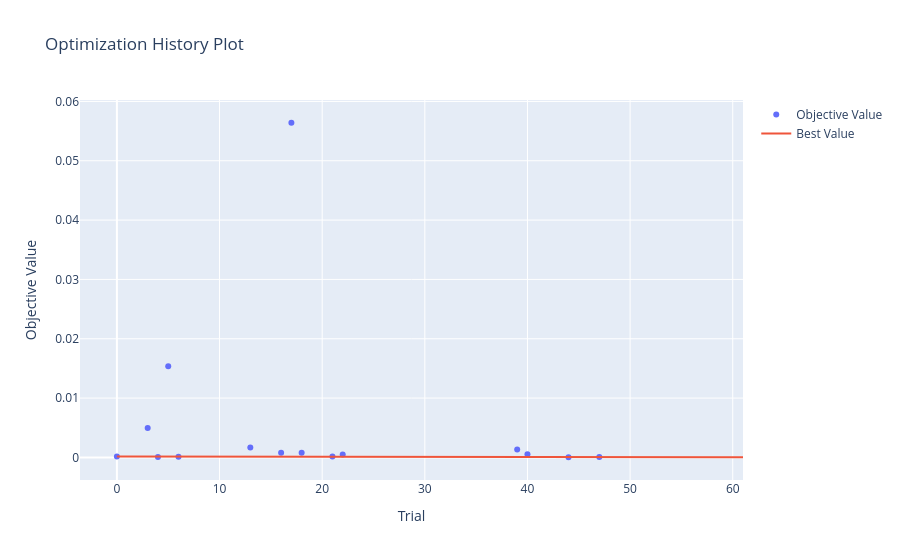

The cell this chart's notebook holds for it:
### Code cell
vis.plot_optimization_history(study).show()

### Figure 1 — Plotly figure (JSON) as saved in the notebook; plotly's stock layout.template omitted (floating-point values rounded to 4 significant figures)
{"data": [{"mode": "markers", "name": "Objective Value", "x": [0, 3, 4, 5, 6, 13, 16, 17, 18, 21, 22, 39, 40, 44, 47], "y": [0.0001452, 0.004966, 5.051e-05, 0.01535, 0.000101, 0.00169, 0.0008049, 0.05641, 0.0007741, 0.0001604, 0.0004851, 0.001336, 0.0005479, 2.577e-05, 8.291e-05], "type": "scatter"}, {"mode": "lines", "name": "Best Value", "x": [0, 1, 2, 3, 4, 5, 6, 7, 8, 9, 10, 11, 12, 13, 14, 15, 16, 17, 18, 19, 20, 21, 22, 23, 24, 25, 26, 27, 28, 29, 30, 31, 32, 33, 34, 35, 36, 37, 38, 39, 40, 41, 42, 43, 44, 45, 46, 47, 48, 49, 50, 51, 52, 53, 54, 55, 56, 57, 58, 59, 60, 61], "y": [0.0001452, 0.0001452, 0.0001452, 0.0001452, 5.051e-05, 5.051e-05, 5.051e-05, 5.051e-05, 5.051e-05, 5.051e-05, 5.051e-05, 5.051e-05, 5.051e-05, 5.051e-05, 5.051e-05, 5.051e-05, 5.051e-05, 5.051e-05, 5.051e-05, 5.051e-05, 5.051e-05, 5.051e-05, 5.051e-05, 5.051e-05, 5.051e-05, 5.051e-05, 5.051e-05, 5.051e-05, 5.051e-05, 5.051e-05, 5.051e-05, 5.051e-05, 5.051e-05, 5.051e-05, 5.051e-05, 5.051e-05, 5.051e-05, 5.051e-05, 5.051e-05, 5.051e-05, 5.051e-05, 5.051e-05, 5.051e-05, 5.051e-05, 2.577e-05, 2.577e-05, 2.577e-05, 2.577e-05, 2.577e-05, 2.577e-05, 2.577e-05, 2.577e-05, 2.577e-05, 2.577e-05, 2.577e-05, 2.577e-05, 2.577e-05, 2.577e-05, 2.577e-05, 2.577e-05, 2.577e-05, 2.577e-05], "type": "scatter"}, {"marker": {"color": "#cccccc"}, "mode": "markers", "name": "Infeasible Trial", "showlegend": false, "x": [], "y": [], "type": "scatter"}], "layout": {"title": {"text": "Optimization History Plot"}, "xaxis": {"title": {"text": "Trial"}}, "yaxis": {"title": {"text": "Objective Value"}}}}
